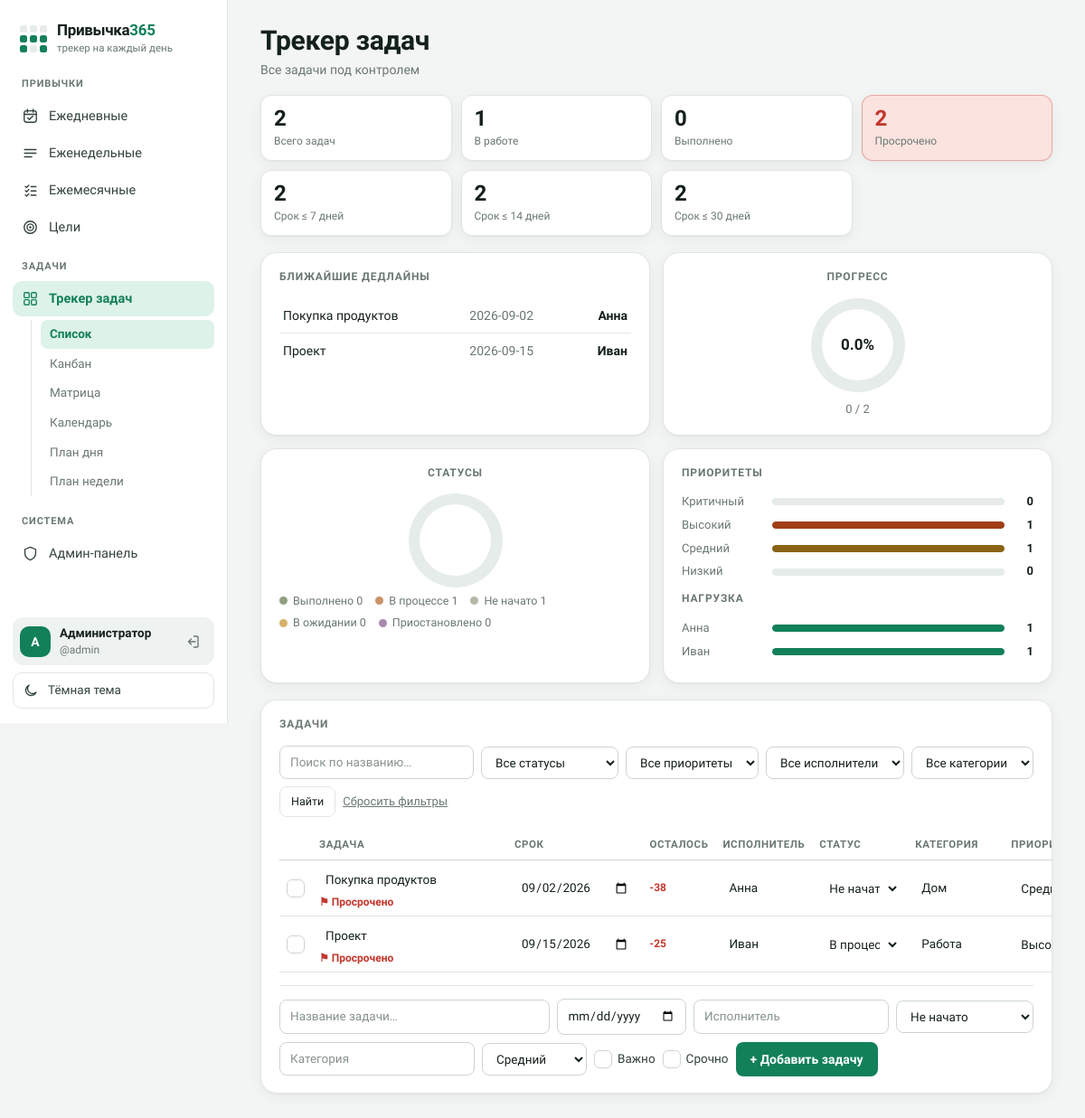
Page /tasks (signed in) on the committed database.
### tables this page shows
CREATE TABLE users (
        id INTEGER PRIMARY KEY AUTOINCREMENT,
        username TEXT UNIQUE NOT NULL,
        display_name TEXT NOT NULL,
        password_hash TEXT NOT NULL,
        is_admin INTEGER DEFAULT 0,
        created_at TEXT DEFAULT CURRENT_TIMESTAMP
    );

CREATE TABLE tasks (
        id INTEGER PRIMARY KEY AUTOINCREMENT,
        user_id INTEGER NOT NULL,
        title TEXT NOT NULL,
        due_date TEXT,
        assignee TEXT,
        status TEXT DEFAULT 'Не начато',
        category TEXT,
        priority TEXT DEFAULT 'Средний',
        important INTEGER DEFAULT 0,
        urgent INTEGER DEFAULT 0,
        description TEXT,
        created_at TEXT DEFAULT CURRENT_TIMESTAMP,
        FOREIGN KEY (user_id) REFERENCES users(id) ON DELETE CASCADE
    );

### app.py (the view)
@app.route("/tasks")
@login_required
def tasks_list():
    user_id = session['user_id']
    status = request.args.get("status") or None
    priority = request.args.get("priority") or None
    assignee = request.args.get("assignee") or None
    category = request.args.get("category") or None
    q = request.args.get("q") or None
    tasks = db.get_tasks(
        user_id,
        status=status,
        priority=priority,
        assignee=assignee,
        category=category,
        q=q
    )
    stats = db.task_stats(user_id)
    return render_template(
        "tasks_list.html", tasks=tasks, stats=stats,
        statuses=db.STATUSES, priorities=db.PRIORITIES,
        assignees=db.distinct_values(user_id, "assignee"),
        categories=db.distinct_values(user_id, "category"),
        f_status=status, f_priority=priority,
        f_assignee=assignee, f_category=category, f_q=q or "",
        active="tasks", tasks_tab="list",
    )

### app.py (called while the page is built)
def today_ym():
    t = date.today()
    return t.year, t.month

@app.before_request
def log_visits():
    if request.path.startswith('/static/') or request.path in ['/login', '/register']:
        return
    if request.headers.get('X-Requested-With') == 'XMLHttpRequest':
        return
    user_id = session.get('user_id')
    db.log_visit(
        user_id=user_id,
        ip=request.remote_addr,
        user_agent=request.headers.get('User-Agent'),
        path=request.path
    )

def login_required(f):
    @wraps(f)
    def decorated_function(*args, **kwargs):
        if 'user_id' not in session:
            flash('Пожалуйста, войдите в систему')
            return redirect(url_for('login'))
        return f(*args, **kwargs)
    return decorated_function

def get_current_user():
    if 'user_id' in session:
        conn = db.get_db()
        user = conn.execute(
            "SELECT id, username, display_name, is_admin FROM users WHERE id = ?",
            (session['user_id'],)
        ).fetchone()
        conn.close()
        return dict(user) if user else None
    return None

@app.context_processor
def inject_now():
    y, m = today_ym()
    return {
        "now_y": y,
        "now_m": m,
        "date": date,
        "current_user": get_current_user()
    }

### database.py (called while the page is built)
def get_db():
    conn = sqlite3.connect(DB_PATH)
    conn.row_factory = sqlite3.Row
    conn.execute("PRAGMA foreign_keys = ON")
    return conn

def log_visit(user_id=None, ip=None, user_agent=None, path=None):
    conn = get_db()
    conn.execute(
        "INSERT INTO visits (user_id, ip, user_agent, path) VALUES (?, ?, ?, ?)",
        (user_id, ip, user_agent, path)
    )
    conn.commit()
    conn.close()

def distinct_values(user_id, field):
    conn = get_db()
    rows = conn.execute(
        f"SELECT DISTINCT {field} FROM tasks WHERE user_id = ? AND {field} IS NOT NULL AND {field} != ''",
        (user_id,)
    ).fetchall()
    conn.close()
    return [r[0] for r in rows]

### templates/tasks_list.html (shortened to what this page needs)
{% extends "base.html" %}
{% block content %}
<div class="page-header">
  <div>
    <h1>Трекер задач</h1>
    <p class="muted">Все задачи под контролем</p>
  </div>
</div>
<div class="stat-strip">
  <div class="stat-box"><div class="num">{{ stats.total }}</div><div class="lbl">Всего задач</div></div>
  <div class="stat-box"><div class="num">{{ stats.in_progress }}</div><div class="lbl">В работе</div></div>
  <div class="stat-box"><div class="num">{{ stats.done }}</div><div class="lbl">Выполнено</div></div>
  <div class="stat-box {{ 'warn' if stats.overdue else '' }}"><div class="num">{{ stats.overdue }}</div><div class="lbl">Просрочено</div></div>
  <div class="stat-box"><div class="num">{{ stats.due7 }}</div><div class="lbl">Срок ≤ 7 дней</div></div>
  <div class="stat-box"><div class="num">{{ stats.due14 }}</div><div class="lbl">Срок ≤ 14 дней</div></div>
  <div class="stat-box"><div class="num">{{ stats.due30 }}</div><div class="lbl">Срок ≤ 30 дней</div></div>
</div>
<div class="tasks-top-grid">
  <div class="card">
    <div class="card-title">Ближайшие дедлайны</div>
    <table class="stat-table">
      {% for t in stats.upcoming %}
      <tr><td>{{ t.title }}</td><td class="muted">{{ t.due_date }}</td><td>{{ t.assignee }}</td></tr>
      {% else %}
      <tr><td class="muted">Нет задач со сроком</td></tr>
      {% endfor %}
    </table>
  </div>
  <div class="card" style="text-align:center;">
    <div class="card-title">Прогресс</div>
    <div class="mini-donut-wrap">
      <div class="css-donut" style="--pct: {{ stats.progress_pct }}; --donut-color: var(--sage);"><div class="donut-hole"></div></div>
      <div class="donut-center" style="position:absolute;inset:0;"><div class="donut-pct">{{ stats.progress_pct }}%</div></div>
    </div>
    <div class="donut-sub">{{ stats.done }} / {{ stats.total }}</div>
  </div>
  <div class="card" style="text-align:center;">
    <div class="card-title">Статусы</div>
    <div class="mini-donut-wrap">
      {% set seg = [] %}
      <div class="css-donut" id="statusDonut" style="--pct: {{ ((stats.done / stats.total * 100) if stats.total else 0)|round|int }}; --donut-color: var(--sage);"><div class="donut-hole"></div></div>
    </div>
    <div class="legend">
      {% for s in ['Выполнено','В процессе','Не начато','В ожидании','Приостановлено'] %}
      <span class="legend-item"><span class="legend-dot" style="background:{{ {'Выполнено':'#8FA07E','В процессе':'#C99268','Не начато':'#B7B7A8','В ожидании':'#D6B36A','Приостановлено':'#A88AB0'}[s] }}"></span>{{ s }} {{ stats.status_counts[s] }}</span>
      {% endfor %}
    </div>
  </div>
  <div class="card">
    <div class="card-title">Приоритеты</div>
    {% for p in ['Критичный','Высокий','Средний','Низкий'] %}
    {% set maxv = stats.priority_counts.values()|max if stats.priority_counts.values()|max > 0 else 1 %}
    <div class="hbar-row">
      <div class="hbar-label">{{ p }}</div>
      <div class="hbar-track"><div class="hbar-fill" style="width: {{ (stats.priority_counts[p]/maxv*100)|round|int }}%; background: {{ {'Критичный':'#941C3A','Высокий':'#A03E15','Средний':'#8A6415','Низкий':'#3E5A2E'}[p] }}"></div></div>
      <div class="hbar-val">{{ stats.priority_counts[p] }}</div>
    </div>
    {% endfor %}
    {% if stats.workload %}
    <div class="card-title" style="margin-top:12px;">Нагрузка</div>
    {% set wmax = stats.workload.values()|max %}
    {% for person, cnt in stats.workload.items() %}
    <div class="hbar-row">
      <div class="hbar-label">{{ person }}</div>
      <div class="hbar-track"><div class="hbar-fill" style="width: {{ (cnt/wmax*100)|round|int }}%;"></div></div>
      <div class="hbar-val">{{ cnt }}</div>
    </div>
    {% endfor %}
    {% endif %}
  </div>
</div>
<div class="card">
  <div class="card-title">Задачи</div>
  <form method="get" class="filters-bar">
    <input type="text" name="q" placeholder="Поиск по названию…" value="{{ f_q }}">
    <select name="status" onchange="this.form.submit()">
      <option value="">Все статусы</option>
    </select>
    <select name="priority" onchange="this.form.submit()">
      <option value="">Все приоритеты</option>
    </select>
    <select name="assignee" onchange="this.form.submit()">
      <option value="">Все исполнители</option>
    </select>
    <select name="category" onchange="this.form.submit()">
      <option value="">Все категории</option>
    </select>
    <button type="submit" style="padding:7px 12px;border-radius:8px;border:1px solid var(--border);background:var(--card-bg);color:var(--text);cursor:pointer;font-size:12.5px;">Найти</button>
    <a href="{{ url_for('tasks_list') }}" class="clear-filters">Сбросить фильтры</a>
  </form>
  <div class="tasks-table-wrap">
    <table class="tasks-table">
      <thead>
        <tr>
          <th></th><th>Задача</th><th>Срок</th><th>Осталось</th><th>Исполнитель</th>
          <th>Статус</th><th>Категория</th><th>Приоритет</th><th>Важно</th><th>Срочно</th><th></th>
        </tr>
      </thead>
      <tbody>
        {% for t in tasks %}
        <tr class="{{ 'is-done' if t.status=='Выполнено' else '' }}" data-id="{{ t.id }}">
          <td><input type="checkbox" class="checkflag done-toggle" data-id="{{ t.id }}" {{ 'checked' if t.status=='Выполнено' else '' }}></td>
          <td>
            <input type="text" value="{{ t.title }}" class="field-edit" data-field="title" data-id="{{ t.id }}">
            {% if t.overdue %}<div class="overdue-tag">⚑ Просрочено</div>{% endif %}
          </td>
          <td><input type="date" value="{{ t.due_date or '' }}" class="field-edit" data-field="due_date" data-id="{{ t.id }}"></td>
          <td class="{{ 'days-left-ok' if t.days_left is not none and t.days_left >= 0 else 'overdue-tag' }}">
            {{ t.days_left if t.days_left is not none else '—' }}
          </td>
          <td><input type="text" value="{{ t.assignee }}" class="field-edit" data-field="assignee" data-id="{{ t.id }}"></td>
          <td>
            <select class="field-edit status-select" data-field="status" data-id="{{ t.id }}">
              {% for s in statuses %}<option value="{{ s }}" {{ 'selected' if t.status==s else '' }}>{{ s }}</option>{% endfor %}
            </select>
          </td>
          <td><input type="text" value="{{ t.category }}" class="field-edit" data-field="category" data-id="{{ t.id }}" list="cat-list"></td>
          <td>
            <select class="field-edit" data-field="priority" data-id="{{ t.id }}">
              {% for p in priorities %}<option value="{{ p }}" {{ 'selected' if t.priority==p else '' }}>{{ p }}</option>{% endfor %}
            </select>
          </td>
        </tr>
        {% endfor %}
      </tbody>
    </table>
  </div>
  <form method="post" action="{{ url_for('tasks_add') }}" class="add-task-form">
    <input type="text" name="title" placeholder="Название задачи…" required>
    <input type="date" name="due_date">
    <input type="text" name="assignee" placeholder="Исполнитель">
    <select name="status">{% for s in statuses %}<option value="{{ s }}">{{ s }}</option>{% endfor %}</select>
    <input type="text" name="category" placeholder="Категория" list="cat-list">
    <select name="priority">{% for p in priorities %}<option value="{{ p }}" {{ 'selected' if p=='Средний' else '' }}>{{ p }}</option>{% endfor %}</select>
    <label class="chk"><input type="checkbox" name="important"> Важно</label>
    <label class="chk"><input type="checkbox" name="urgent"> Срочно</label>
    <button type="submit">+ Добавить задачу</button>
  </form>
</div>
{% endblock %}

### templates/base.html (shortened to what this page needs)
<!DOCTYPE html>
<html lang="ru">
<head>
<link rel="stylesheet" href="{{ url_for('static', filename='css/style.css') }}">
</head>
<body>
<div class="app-shell">
  <aside class="sidebar">
    <a class="brand" href="{{ url_for('index') }}">
      <span class="brand-mark" aria-hidden="true">
        <i></i><i></i><i></i><i class="on"></i><i class="on"></i><i class="on"></i><i class="on"></i><i></i><i class="on"></i>
      </span>
      <span class="brand-text">
        <span class="brand-title">Привычка<b>365</b></span>
        <span class="brand-sub">трекер на каждый день</span>
      </span>
    </a>
    <nav class="nav" aria-label="Разделы">
      <div class="nav-group-label">Привычки</div>
      <a href="{{ url_for('daily', year=year|default(now_y), month=month|default(now_m)) }}"
         class="nav-link {{ 'active' if active=='daily' else '' }}">
        <svg class="nav-ico" viewBox="0 0 24 24" aria-hidden="true"><rect x="3.5" y="4.5" width="17" height="16" rx="3"/><path d="M3.5 9.5h17M8 2.5v4M16 2.5v4M8.5 14.5l2.2 2.2 4.8-4.8"/></svg>
        Ежедневные
      </a>
      <a href="{{ url_for('weekly', year=year|default(now_y), month=month|default(now_m)) }}"
         class="nav-link {{ 'active' if active=='weekly' else '' }}">
        <svg class="nav-ico" viewBox="0 0 24 24" aria-hidden="true"><path d="M4 7h16M4 12h16M4 17h10"/></svg>
        Еженедельные
      </a>
      <a href="{{ url_for('monthly', year=year|default(now_y), month=month|default(now_m)) }}"
         class="nav-link {{ 'active' if active=='monthly' else '' }}">
        <svg class="nav-ico" viewBox="0 0 24 24" aria-hidden="true"><path d="M5 6.5l1.8 1.8L10 5M5 12.5l1.8 1.8L10 11M5 18.5l1.8 1.8L10 17M13 7h7M13 13h7M13 19h7"/></svg>
        Ежемесячные
      </a>
      <a href="{{ url_for('goals') }}" class="nav-link {{ 'active' if active=='goals' else '' }}">
        <svg class="nav-ico" viewBox="0 0 24 24" aria-hidden="true"><circle cx="12" cy="12" r="8.5"/><circle cx="12" cy="12" r="4.5"/><circle cx="12" cy="12" r=".8"/></svg>
        Цели
      </a>
      <div class="nav-group-label">Задачи</div>
      <a href="{{ url_for('tasks_list') }}" class="nav-link {{ 'active' if active=='tasks' else '' }}">
        <svg class="nav-ico" viewBox="0 0 24 24" aria-hidden="true"><rect x="3.5" y="3.5" width="7" height="7" rx="1.5"/><rect x="13.5" y="3.5" width="7" height="7" rx="1.5"/><rect x="3.5" y="13.5" width="7" height="7" rx="1.5"/><rect x="13.5" y="13.5" width="7" height="7" rx="1.5"/></svg>
        Трекер задач
      </a>
      {% if active == 'tasks' %}
      <div class="subnav">
        <a href="{{ url_for('tasks_list') }}" class="subnav-link {{ 'active' if tasks_tab=='list' else '' }}">Список</a>
        <a href="{{ url_for('tasks_kanban') }}" class="subnav-link {{ 'active' if tasks_tab=='kanban' else '' }}">Канбан</a>
        <a href="{{ url_for('tasks_matrix') }}" class="subnav-link {{ 'active' if tasks_tab=='matrix' else '' }}">Матрица</a>
        <a href="{{ url_for('tasks_calendar', year=now_y, month=now_m) }}" class="subnav-link {{ 'active' if tasks_tab=='calendar' else '' }}">Календарь</a>
        <a href="{{ url_for('tasks_planner_daily') }}" class="subnav-link {{ 'active' if tasks_tab=='daily' else '' }}">План дня</a>
        <a href="{{ url_for('tasks_planner_weekly') }}" class="subnav-link {{ 'active' if tasks_tab=='weekly' else '' }}">План недели</a>
      </div>
      {% endif %}
      {% if current_user and current_user.is_admin %}
      <div class="nav-group-label">Система</div>
      <a href="{{ url_for('admin_panel') }}" class="nav-link {{ 'active' if active=='admin' else '' }}">
        <svg class="nav-ico" viewBox="0 0 24 24" aria-hidden="true"><path d="M12 3l7.5 3v5.5c0 4.5-3.2 8-7.5 9.5-4.3-1.5-7.5-5-7.5-9.5V6z"/></svg>
        Админ-панель
      </a>
      {% endif %}
    </nav>
    <div class="sidebar-bottom">
      {% if current_user %}
      <div class="user-profile">
        <div class="user-avatar">{{ (current_user.display_name or current_user.username)[0]|upper }}</div>
        <div class="user-info">
          <div class="user-name">{{ current_user.display_name or current_user.username }}</div>
          <div class="user-username">@{{ current_user.username }}</div>
        </div>
        <a href="{{ url_for('logout') }}" class="logout-btn" title="Выйти" aria-label="Выйти">
          <svg viewBox="0 0 24 24" aria-hidden="true"><path d="M14 4h4.5A1.5 1.5 0 0 1 20 5.5v13a1.5 1.5 0 0 1-1.5 1.5H14M10 16l-4-4 4-4M6 12h10"/></svg>
        </a>
      </div>
      {% endif %}
      <button id="theme-toggle" class="theme-toggle" type="button">
        <svg class="theme-ico" viewBox="0 0 24 24" aria-hidden="true"><path d="M20 14.5A8 8 0 1 1 9.5 4a6.5 6.5 0 0 0 10.5 10.5z"/></svg>
        <span id="theme-label">Тёмная тема</span>
      </button>
    </div>
  </aside>
  <main class="content">
    {% block content %}{% endblock %}
  </main>
</div>
</body>
</html>

### rows in the picture
users: display_name "А", display_name "Администратор", username "admin"
tasks: title "Покупка продуктов", due_date "2026-09-02", assignee "Анна", status "Не начато", user "1", priority "Средний", {{ (stats.priority_counts[p]/maxv*100)|round|int }} 100 (drawn), {{ (cnt/wmax*100)|round|int }} 100 (drawn), due_date "09/02/2026", days_left "-38", id "Не начато", category "Дом", id "Средний"
tasks: title "Проект", due_date "2026-09-15", assignee "Иван", status "В процессе", status_counts "1", priority "Высокий", {{ (stats.priority_counts[p]/maxv*100)|round|int }} 100 (drawn), priority_counts "1", {{ (cnt/wmax*100)|round|int }} 100 (drawn), cnt "1", due_date "09/15/2026", days_left "-25", id "В процессе", category "Работа", id "Высокий"

### other values in the picture
{{ stats.total }} "2"
{{ stats.in_progress }} "1"
{{ stats.done }} "0"
{{ stats.overdue }} "2"
{{ stats.due7 }} "2"
{{ stats.due14 }} "2"
{{ stats.due30 }} "2"
{{ stats.progress_pct }} "0.0"
{{ s }} "Выполнено" "В ожидании" "Приостановлено"
{{ stats.status_counts[s] }} "0" "0" "0"
{{ p }} "Критичный" "Низкий"
{{ stats.priority_counts[p] }} "0" "0"
form field status "Не начато"
form field priority "Средний"
